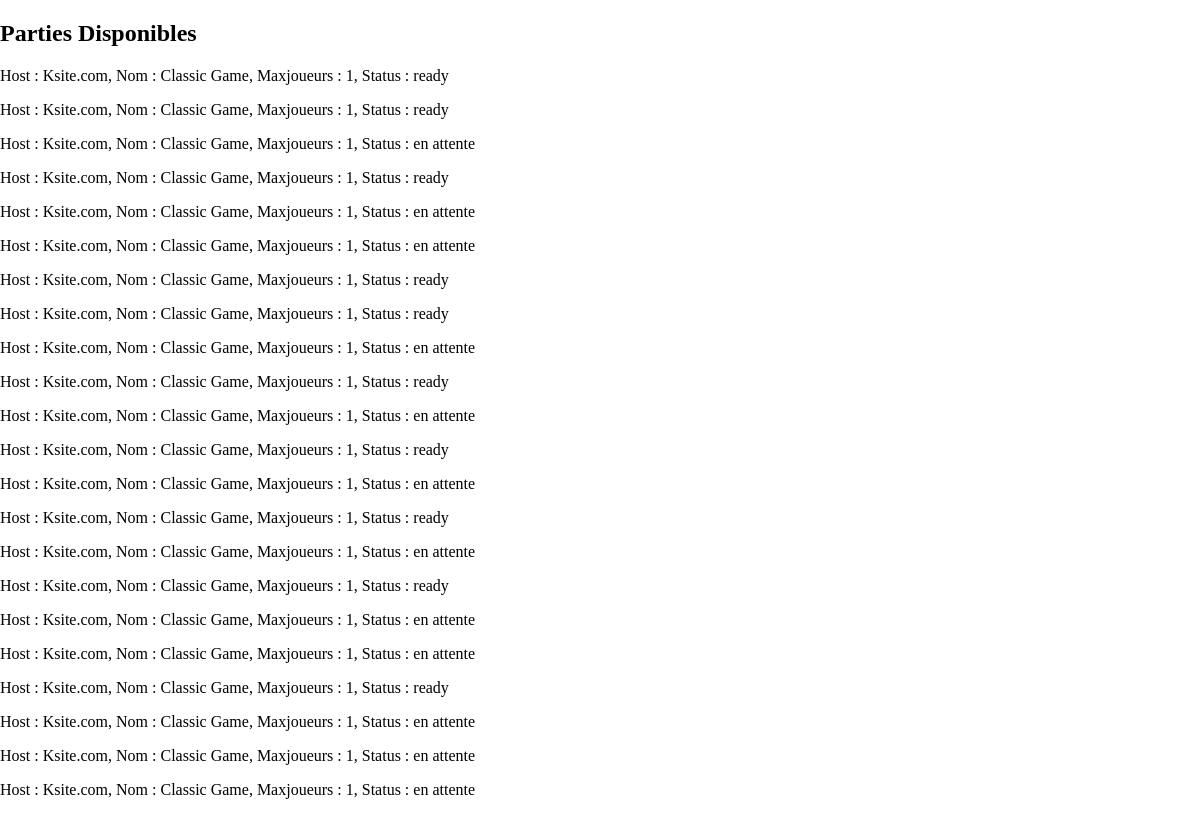
The app's page /classic_games with its own data.
### tables this page shows
CREATE TABLE classic (
    id INTEGER PRIMARY KEY AUTOINCREMENT,
    host TEXT,
    name TEXT,
    status TEXT NOT NULL,
    maxplayers INT,
    creation TIMESTAMP
);

### main.py (the view)
@app.route("/classic_games", methods=['GET', 'POST'])
def classic_games():
    liste_parties = get_classic_games()
    return render_template("./classic_games.html", gamelist=liste_parties, iter_liste=range(len(liste_parties)))

### matchmaking.py (called while the page is built)
def get_classic_games()->list[tuple]:
    try:
        con = sqlite3.connect("./database/database.db")
        cur = con.cursor()
        sqlreq = f"SELECT * FROM classic"
        res = cur.execute(sqlreq)
        reslist = res.fetchall()
        con.close()
        return reslist
    except Exception as erreur:
        print("Erreur dans get_classic_games() :", erreur)
        return []

### templates/classic_games.html (shortened to what this page needs)
<!DOCTYPE html>
<html>
<head>
    <link rel="stylesheet" href="{{url_for('static', filename='styles.css')}}">
</head>
<body>
    <main>
        <div>
            <h2> Parties Disponibles </h2>
            {% for i in iter_liste %}
                <p> Host : {{gamelist[i][1]}}, Nom : {{gamelist[i][2]}}, Maxjoueurs : {{gamelist[i][4]}}, Status : {{gamelist[i][3]}}</p>
            {% endfor %}
        </div>
    </main>
</body>

### static/styles.css (style rules this page uses)
html { height: 100%; }
body { margin: 0px; height: 100%; }

### records on screen
classic: host "Ksite.com", name "Classic Game", maxplayers "1", status "ready"
classic: host "Ksite.com", name "Classic Game", maxplayers "1", status "ready"
classic: host "Ksite.com", name "Classic Game", maxplayers "1", status "en attente"
classic: host "Ksite.com", name "Classic Game", maxplayers "1", status "ready"
classic: host "Ksite.com", name "Classic Game", maxplayers "1", status "en attente"
classic: host "Ksite.com", name "Classic Game", maxplayers "1", status "en attente"
classic: host "Ksite.com", name "Classic Game", maxplayers "1", status "ready"
classic: host "Ksite.com", name "Classic Game", maxplayers "1", status "ready"
classic: host "Ksite.com", name "Classic Game", maxplayers "1", status "en attente"
classic: host "Ksite.com", name "Classic Game", maxplayers "1", status "ready"
classic: host "Ksite.com", name "Classic Game", maxplayers "1", status "en attente"
classic: host "Ksite.com", name "Classic Game", maxplayers "1", status "ready"
classic: host "Ksite.com", name "Classic Game", maxplayers "1", status "en attente"
classic: host "Ksite.com", name "Classic Game", maxplayers "1", status "ready"
classic: host "Ksite.com", name "Classic Game", maxplayers "1", status "en attente"
classic: host "Ksite.com", name "Classic Game", maxplayers "1", status "ready"
classic: host "Ksite.com", name "Classic Game", maxplayers "1", status "en attente"
classic: host "Ksite.com", name "Classic Game", maxplayers "1", status "en attente"
classic: host "Ksite.com", name "Classic Game", maxplayers "1", status "ready"
classic: host "Ksite.com", name "Classic Game", maxplayers "1", status "en attente"
classic: host "Ksite.com", name "Classic Game", maxplayers "1", status "en attente"
classic: host "Ksite.com", name "Classic Game", maxplayers "1", status "en attente"
